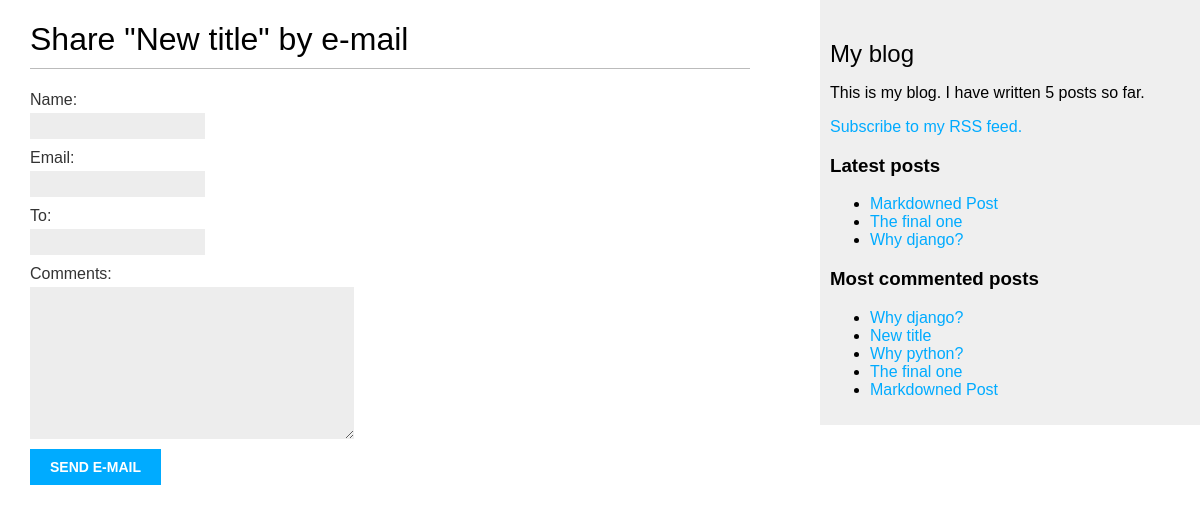
/blog/2/share/, run on the app's committed database.
### app/models.py (models this page shows, shortened)
class Post(models.Model):
    tags = TaggableManager()
    STATUS_CHOICES = (
        ('draft', 'Draft'),
        ('published', 'Published')
    )
    title = models.CharField(max_length=250)
    slug = models.SlugField(max_length=250,
                            unique_for_date='published')
    author = models.ForeignKey(User,
                               on_delete=models.CASCADE,
                               related_name='blog_posts')
    body = models.TextField()
    published = models.DateTimeField(default=timezone.now)
    created = models.DateTimeField(auto_now_add=True)
    updated = models.DateTimeField(auto_now=True)
    status = models.CharField(max_length=10,
                              choices=STATUS_CHOICES,
                              default='draft')
    objects = models.Manager()  # The default manager
    published_posts = PublishedManager()  # The custom manager
    class Meta:
        ordering = ('-published',)
    def get_absolute_url(self):
        return reverse('app:post_detail',
                       args=[
                           self.published.year,
                           self.published.month,
                           self.published.day,
                           self.slug
                       ])

### app/views.py (the view)
def post_share(request, post_id):
    post = get_object_or_404(
        Post,
        id=post_id,
        status='published'
    )
    sent = False
    if request.method == 'POST':
        form = EmailPostForm(request.POST)
        if form.is_valid():
            cd = form.cleaned_data
            post_url = request.build_absolute_uri(
                post.get_absolute_url()
            )
            subject = f"{cd['name']} recommends you read " \
                      f"{post.title}"
            message = f"Read {post.title} at {post_url}\n\n" + cd.get('comments', '')
            send_mail(subject, message, 'admin@myblog.com', [cd['to']])
            sent = True
    else:
        form = EmailPostForm()
    return render(request,
                  'app/post/share.html',
                  {
                      'post': post,
                      'form': form,
                      'sent': sent
                  }
                  )

### app/forms.py
class EmailPostForm(forms.Form):
    name = forms.CharField(max_length=25)
    email = forms.EmailField()
    to = forms.EmailField()
    comments = forms.CharField(required=False,
                               widget=forms.Textarea)

### app/models.py (called while the page is built)
    def get_queryset(self):
        return super(PublishedManager, self).get_queryset() \
            .filter(status='published')

### app/templatetags/blog_tags.py (called while the page is built)
@register.simple_tag(name="total_published")
def total_posts():
    return Post.published_posts.count()

@register.inclusion_tag(filename='app/post/latest_posts.html')
def show_latest_posts(count=5):
    latest_posts = Post.published_posts.order_by('-published')[:count]
    return {'latest_posts': latest_posts}

@register.simple_tag(name="most_commented_posts")
def get_most_commented_posts(count=5):
    return Post.published_posts.annotate(
        total_comments=Count("comments")
    ).order_by("-total_comments")[:count]

### app/templates/app/post/share.html (shortened to what this page needs)
{% extends "app/base.html" %}
{% block content %}
{% if sent %}
    <h1> E-mail successfully sent </h1>
    <p>
        "{{post.title}}" was successfully sent to {{form.cleaned_data.to}} ."
    </p>
{% else %}
    <h1> Share "{{post.title}}" by e-mail </h1>
    <form method="post">
        {{form.as_p}}
        <input type="submit" value="Send e-mail">
    </form>
{% endif %}
{% endblock %}

### app/templates/app/base.html (shortened to what this page needs)
{% load static %}
{% load blog_tags %}
<!DOCTYPE html>
<html>
    <head>
        <link href="{% static "css/app.css" %}" rel="stylesheet">
    </head>
    <body>
        <div id="content">
            {% block content %} {%endblock%}
        </div>
        <div id="sidebar">
            <h2> My blog </h2>
            <p> This is my blog. I have written {% total_published %} posts so far. <p>
            <p>
                <a href="{% url "app:post_feed" %}"> Subscribe to my RSS feed.</a>
            </p>
            <h3> Latest posts </h3>
            {% show_latest_posts 3 %}
            <h3> Most commented posts</h3>
            {% most_commented_posts as mc_posts %}
            <ul>
                {% for post in mc_posts %}
                    <li>
                        <a href="{{ post.get_absolute_url }}"> {{ post.title }}</a>
                    </li>
                {% empty %}
                    <p> There are no posts. </p>
                {% endfor %}
            </ul>
        </div>
    </body>
</html>

### app/templates/app/post/latest_posts.html
<ul>
    {% for post in latest_posts %}
        <li>
            <a href="{{ post.get_absolute_url }}"> {{ post.title }}</a>
        </li>
    {% empty %}
        <p> No posts to display...</p>
    {% endfor %}
</ul>

### app/static/css/app.css (style rules this page uses)
body { margin:0; padding:0; font-family:helvetica, sans-serif; }
a { color:#00abff; text-decoration:none; }
h1 { font-weight:normal; border-bottom:1px solid #bbb; padding:0 0 10px 0; }
h2 { font-weight:normal; margin:30px 0 0; }
#content { float:left; width:60%; padding:0 0 0 30px; }
#sidebar { float:right; width:30%; padding:10px; background:#efefef; height:100%; }
label { float:left; clear:both; color:#333; margin-bottom:4px; }
input, textarea { clear:both; float:left; margin:0 0 10px; background:#ededed; border:0; padding:6px 10px; font-size:12px; }
input[type=submit] { font-weight:bold; background:#00abff; color:#fff; padding:10px 20px; font-size:14px; text-transform:uppercase; }

### data on the page
Post: title "New title"
Post: title "Markdowned Post"
Post: title "The final one"
Post: title "Why django?"
Post: title "Why python?"
